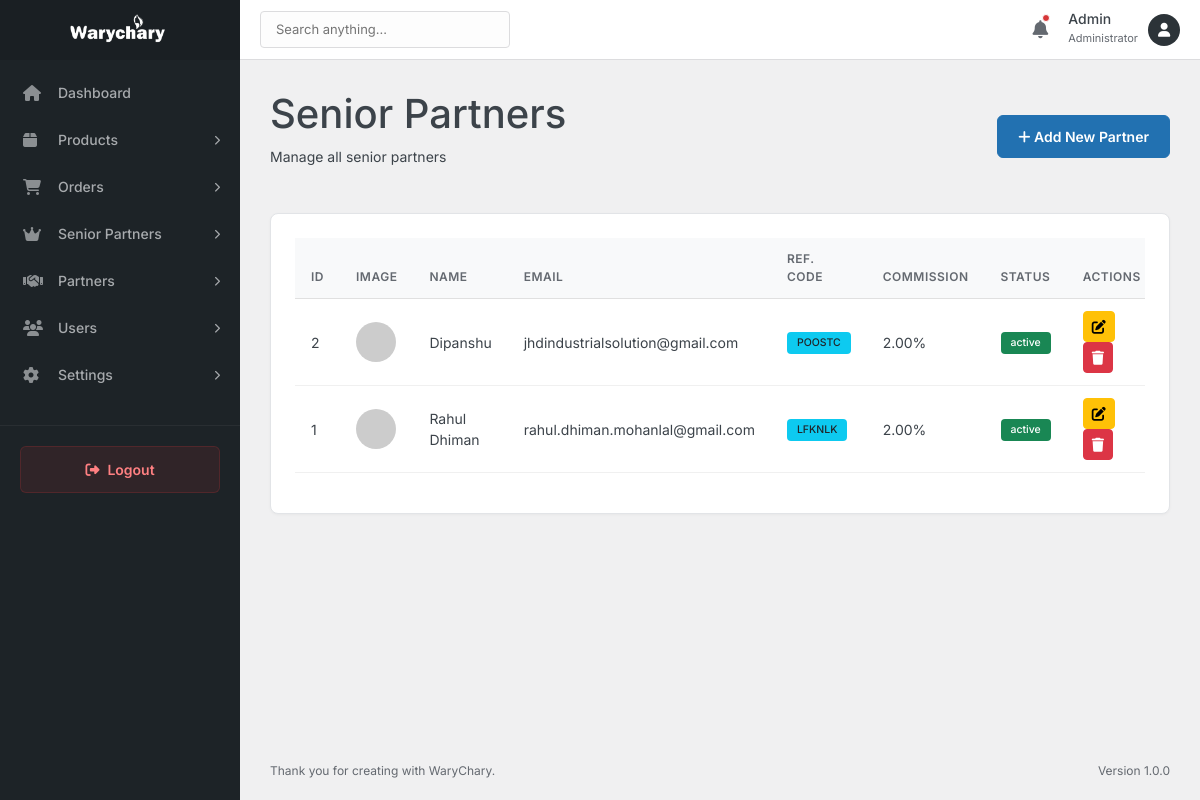
/admin/senior-partners/index.php (signed in), run on an earlier commit of the app's database.
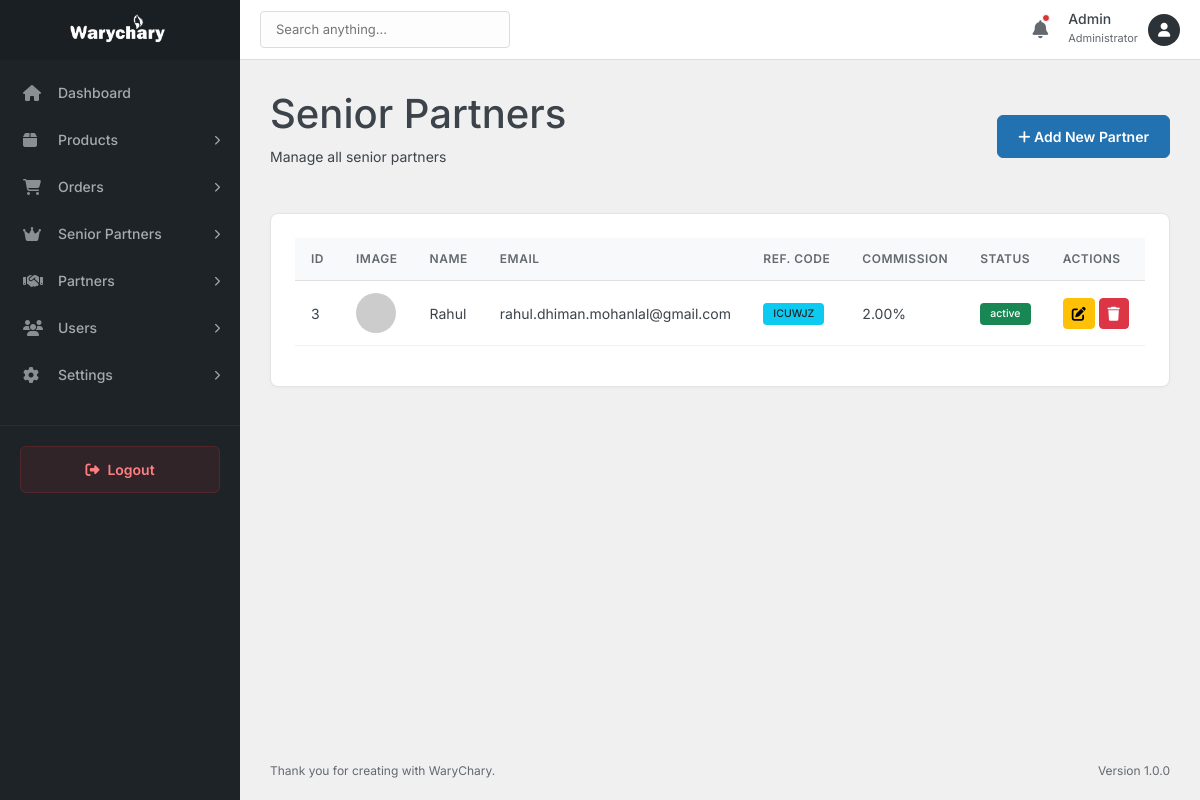
And on a later commit of the database.
### tables this page shows
CREATE TABLE `senior_partners` (
  `id` int(11) NOT NULL,
  `name` varchar(100) NOT NULL,
  `email` varchar(100) NOT NULL,
  `mobile` varchar(20) NOT NULL,
  `image` varchar(255) DEFAULT NULL,
  `gender` enum('Male','Female','Other') NOT NULL,
  `state` varchar(100) DEFAULT NULL,
  `city` varchar(100) DEFAULT NULL,
  `pincode` varchar(20) DEFAULT NULL,
  `address` text DEFAULT NULL,
  `password` varchar(255) NOT NULL,
  `referral_code` varchar(6) NOT NULL,
  `commission` decimal(5,2) DEFAULT 2.00,
  `status` enum('active','inactive') DEFAULT 'active',
  `created_at` timestamp NULL DEFAULT current_timestamp(),
  `updated_at` timestamp NULL DEFAULT current_timestamp() ON UPDATE current_timestamp()
);

### admin/senior-partners/index.php (the view, shortened to what this page needs)
<?php
$url_prefix = '../';
include_once __DIR__ . '/../includes/header.php';
$database = new Database();
$db = $database->getConnection();
?>
<div class="page-header">
    <div class="header-title">
        <h1>Senior Partners</h1>
        <p>Manage all senior partners</p>
    </div>
    <div class="header-actions">
        <a href="add-senior-partner.php" class="btn btn-primary"><i class="fas fa-plus"></i> Add New Partner</a>
    </div>
</div>
<div class="card">
    <div class="card-body">
        <div class="table-responsive">
            <table class="table table-hover">
                <thead>
                    <tr>
                        <th>ID</th>
                        <th>Image</th>
                        <th>Name</th>
                        <th>Email</th>
                        <th>Ref. Code</th>
                        <th>Commission</th>
                        <th>Status</th>
                        <th>Actions</th>
                    </tr>
                </thead>
                <tbody>
                    <?php
                    $query = "SELECT * FROM senior_partners ORDER BY id DESC";
                    $stmt = $db->prepare($query);
                    $stmt->execute();
                    if ($stmt->rowCount() > 0) {
                        while ($row = $stmt->fetch(PDO::FETCH_ASSOC)) {
                            $image_src = !empty($row['image']) ? '../../' . $row['image'] : '../../assets/images/default-avatar.png';
                            echo "<tr>
                                <td>{$row['id']}</td>
                                <td><img src='{$image_src}' class='rounded-circle' width='40' height='40' onerror=\"this.src='https://via.placeholder.com/40'\"></td>
                                <td>{$row['name']}</td>
                                <td>{$row['email']}</td>
                                <td><span class='badge bg-info text-dark'>{$row['referral_code']}</span></td>
                                <td>{$row['commission']}%</td>
                                <td><span class='badge bg-" . ($row['status'] == 'active' ? 'success' : 'danger') . "'>{$row['status']}</span></td>
                                <td>
                                    <a href='edit-senior-partner.php?id={$row['id']}' class='btn btn-sm btn-warning'><i class='fas fa-edit'></i></a>
                                    <a href='index.php?delete_id={$row['id']}' class='btn btn-sm btn-danger' onclick='return confirm(\"Are you sure you want to delete this partner?\")'><i class='fas fa-trash'></i></a>
                                </td>
                            </tr>";
                        }
                    } else {
                        echo "<tr><td colspan='8' class='text-center'>No senior partners found.</td></tr>";
                    }
                    ?>
                </tbody>
            </table>
        </div>
    </div>
</div>
<?php include_once __DIR__ . '/../includes/footer.php'; ?>

### admin/includes/header.php (shortened to what this page needs)
<!DOCTYPE html>
<html lang="en">
<head>
    <link rel="stylesheet" href="https://cdnjs.cloudflare.com/ajax/libs/font-awesome/6.4.0/css/all.min.css">
    <link href="https://cdn.jsdelivr.net/npm/bootstrap@5.3.0/dist/css/bootstrap.min.css" rel="stylesheet">
    <link rel="stylesheet" href="<?php echo $url_prefix; ?>assets/css/admin.css?v=<?php echo time(); ?>">
</head>
<body>
<div class="admin-wrapper">
    <?php include 'sidebar.php'; ?>
    <main class="admin-main">
        <header class="admin-header">
            <div class="header-left">
                <div class="header-search">
                    <input type="text" placeholder="Search anything...">
                </div>
            </div>
            <div class="header-right">
                <div class="header-icon">
                    <i class="fas fa-bell"></i>
                    <span class="badge-dot"></span>
                </div>
                <div class="user-profile">
                    <div class="user-info">
                        <span>Admin</span>
                        <small>Administrator</small>
                    </div>
                    <div class="user-avatar">
                        <i class="fas fa-user"></i>
                    </div>
                </div>
            </div>
        </header>
        <div class="admin-content">

### admin/includes/sidebar.php (shortened to what this page needs)
<aside class="admin-sidebar">
    <div class="sidebar-header">
        <div class="sidebar-brand">
            <img src="<?php echo $url_prefix; ?>../assets/logo/logo.png" alt="WaryChary Admin" class="sidebar-logo">
        </div>
    </div>
    <ul class="sidebar-menu">
        <li class="menu-item <?php echo ($page == 'dashboard') ? 'active' : ''; ?>">
            <a href="<?php echo $url_prefix; ?>index.php" class="menu-link">
                <div class="menu-text">
                    <i class="fas fa-home"></i> <span>Dashboard</span>
                </div>
            </a>
        </li>
        <li class="menu-item has-submenu">
            <a href="#" class="menu-link">
                <div class="menu-text">
                    <i class="fas fa-box"></i> <span>Products</span>
                </div>
                <i class="fas fa-chevron-right arrow"></i>
            </a>
        </li>
        <li class="menu-item has-submenu">
            <a href="#" class="menu-link">
                <div class="menu-text">
                    <i class="fas fa-shopping-cart"></i> <span>Orders</span>
                </div>
                <i class="fas fa-chevron-right arrow"></i>
            </a>
        </li>
        <li class="menu-item has-submenu">
            <a href="#" class="menu-link">
                <div class="menu-text">
                    <i class="fas fa-crown"></i> <span>Senior Partners</span>
                </div>
                <i class="fas fa-chevron-right arrow"></i>
            </a>
        </li>
        <li class="menu-item has-submenu">
            <a href="#" class="menu-link">
                <div class="menu-text">
                    <i class="fas fa-handshake"></i> <span>Partners</span>
                </div>
                <i class="fas fa-chevron-right arrow"></i>
            </a>
        </li>
        <li class="menu-item has-submenu">
            <a href="#" class="menu-link">
                <div class="menu-text">
                    <i class="fas fa-users"></i> <span>Users</span>
                </div>
                <i class="fas fa-chevron-right arrow"></i>
            </a>
        </li>
        <li class="menu-item has-submenu">
            <a href="#" class="menu-link">
                <div class="menu-text">
                    <i class="fas fa-cog"></i> <span>Settings</span>
                </div>
                <i class="fas fa-chevron-right arrow"></i>
            </a>
        </li>
    </ul>
    <div class="sidebar-footer">
        <a href="<?php echo $url_prefix; ?>logout.php" class="btn-logout">
            <i class="fas fa-sign-out-alt"></i> <span>Logout</span>
        </a>
    </div>
</aside>

### admin/includes/footer.php (shortened to what this page needs)
        </div>
        <footer class="admin-footer">
            <div class="footer-left">
                Thank you for creating with <a href="#">WaryChary</a>.
            </div>
            <div class="footer-right">
                Version 1.0.0
            </div>
        </footer>
    </main>
</div>
</body>
</html>

What changed in the data, as far as the page shows it:
removed senior_partners: id "2", name "Dipanshu", email "jhdindustrialsolution@gmail.com", referral_code "POOSTC", commission "2.00", status "active"
removed senior_partners: id "1", name "Rahul Dhiman", email "rahul.dhiman.mohanlal@gmail.com", referral_code "LFKNLK", commission "2.00", status "active"
added senior_partners: id "3", name "Rahul", email "rahul.dhiman.mohanlal@gmail.com", referral_code "ICUWJZ", commission "2.00", status "active"
